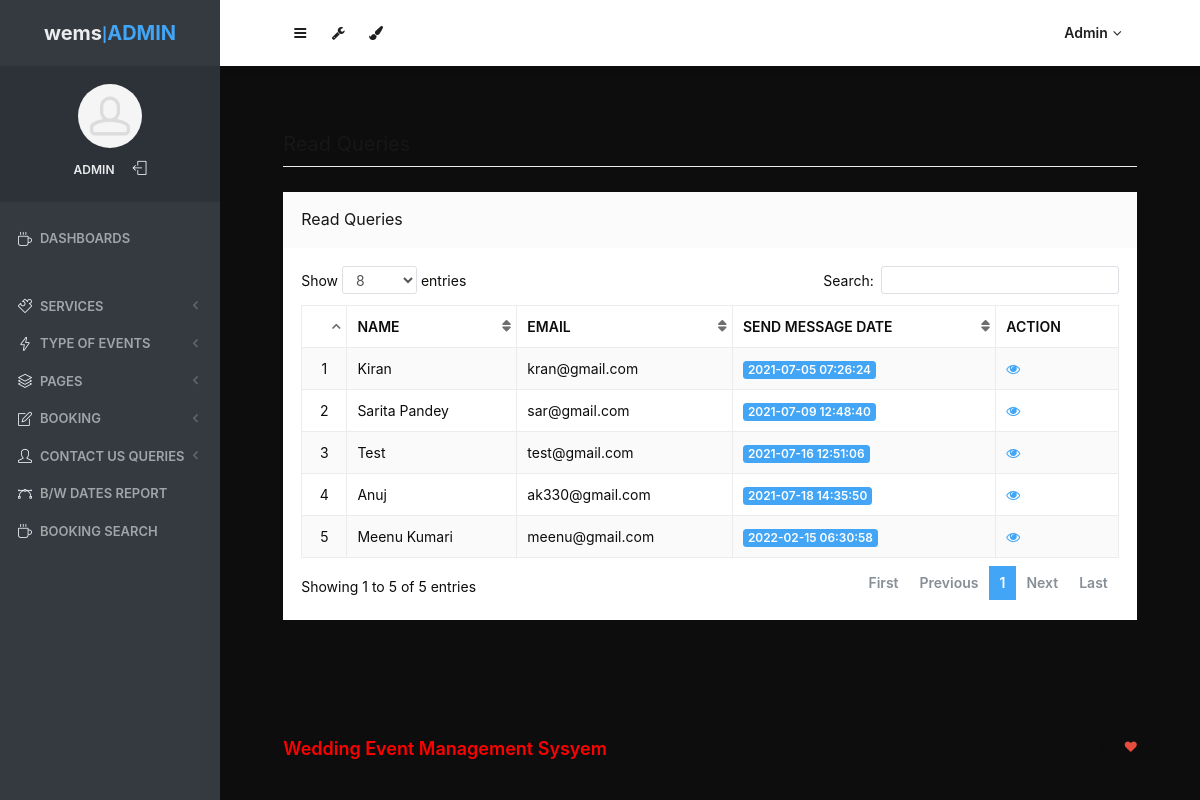
The app's page /wems/admin/read-queries.php (signed in) with its own data.
### tables this page shows
CREATE TABLE `tblcontact` (
  `ID` int(10) NOT NULL,
  `Name` varchar(200) DEFAULT NULL,
  `Email` varchar(200) DEFAULT NULL,
  `Message` mediumtext DEFAULT NULL,
  `EnquiryDate` timestamp NOT NULL DEFAULT current_timestamp(),
  `IsRead` int(5) DEFAULT NULL
);

### wems/admin/read-queries.php (the view, shortened to what this page needs)
<?php
include('includes/dbconnection.php');
if (strlen($_SESSION['odmsaid']==0)) {
  header('location:logout.php');
  } else{
  ?>
<!doctype html>
<html lang="en" class="no-focus">
    <head>
        <link rel="stylesheet" href="assets/js/plugins/datatables/dataTables.bootstrap4.min.css">
        <link rel="stylesheet" id="css-main" href="assets/css/codebase.min.css">
    </head>
    <body>
        <div id="page-container" class="sidebar-o sidebar-inverse side-scroll page-header-fixed main-content-narrow">
           <?php include_once('includes/sidebar.php');?>
          <?php include_once('includes/header.php');?>
            <main id="main-container">
                <div class="content">
                    <h2 class="content-heading">Read Queries</h2>
                    <div class="block">
                        <div class="block-header block-header-default">
                            <h3 class="block-title">Read Queries</h3>
                        </div>
                        <div class="block-content block-content-full">
                            <table class="table table-bordered table-striped table-vcenter js-dataTable-full-pagination">
                                <thead>
                                    <tr>
                                        <th class="text-center"></th>
                                        <th class="d-none d-sm-table-cell">Name</th>
                                        <th class="d-none d-sm-table-cell">Email</th>
                                        <th class="d-none d-sm-table-cell">Send Message Date</th>
                                        <th class="d-none d-sm-table-cell" style="width: 15%;">Action</th>
                                       </tr>
                                </thead>
                                <tbody>
                                    <?php
$sql="SELECT * from tblcontact where IsRead='1'";
$query = $dbh -> prepare($sql);
$query->execute();
$results=$query->fetchAll(PDO::FETCH_OBJ);
$cnt=1;
if($query->rowCount() > 0)
{
foreach($results as $row)
{               ?>
                                    <tr>
                                        <td class="text-center"><?php echo htmlentities($cnt);?></td>
                                        <td class="font-w620"><?php  echo htmlentities($row->Name);?></td>
                                        <td class="font-w620"><?php  echo htmlentities($row->Email);?></td>
                                        <td class="font-w620">
                                            <span class="badge badge-primary"><?php  echo htmlentities($row->EnquiryDate);?></span>
                                        </td>
                                         <td class="d-none d-sm-table-cell"><a href="view-user-queries.php?viewid=<?php echo htmlentities ($row->ID);?>"><i class="fa fa-eye" aria-hidden="true"></i></a></td>
                                    </tr>
                                <?php $cnt=$cnt+1;}} ?>
                                </tbody>
                            </table>
                        </div>
                    </div>
                </div>
            </main>
           <?php include_once('includes/footer.php');?>
        </div>
    </body>
</html>
<?php }  ?>

### wems/admin/includes/sidebar.php (shortened to what this page needs)
     <?php
include('includes/dbconnection.php');
if (strlen($_SESSION['odmsaid']==0)) {
  header('location:logout.php');
  } else{
  ?>
   <nav id="sidebar">
                <div id="sidebar-scroll">
                    <div class="sidebar-content">
                        <div class="content-header content-header-fullrow px-15">
                            <div class="content-header-section text-center align-parent sidebar-mini-hidden">
                                <div class="content-header-item">
                                    <a class="link-effect font-w700" href="dashboard.php">
                                        <span class="font-size-xl text-dual-primary-dark">wems</span>|<span class="font-size-xl text-primary">ADMIN</span>
                                    </a>
                                </div>
                            </div>
                        </div>
                        <div class="content-side content-side-full content-side-user px-10 align-parent">
                            <div class="sidebar-mini-hidden-b text-center">
                                <a class="img-link" href="dashboard.php">
                                    <img class="img-avatar" src="assets/img/avatars/avatar15.jpg" alt="">
                                </a>
                                <ul class="list-inline mt-10">
                                    <?php
$aid=$_SESSION['odmsaid'];
$sql="SELECT AdminName from  tbladmin where ID=:aid";
$query = $dbh -> prepare($sql);
$query->bindParam(':aid',$aid,PDO::PARAM_STR);
$query->execute();
$results=$query->fetchAll(PDO::FETCH_OBJ);
$cnt=1;
if($query->rowCount() > 0)
{
foreach($results as $row)
{               ?>
                                    <li class="list-inline-item">
                                        <a class="link-effect text-dual-primary-dark font-size-xs font-w600 text-uppercase" href="admin-profile.php"><?php  echo $row->AdminName;?></a>
                                    </li><?php $cnt=$cnt+1;}} ?>
                                    <li class="list-inline-item">
                                        <a class="link-effect text-dual-primary-dark" href="logout.php">
                                            <i class="si si-logout"></i>
                                        </a>
                                    </li>
                                </ul>
                            </div>
                        </div>
                        <div class="content-side content-side-full">
                            <ul class="nav-main">
                                <li class="open">
                                    <a href="dashboard.php"><i class="si si-cup"></i><span class="sidebar-mini-hide">Dashboards</span></a>
                                </li>
                                <li class="nav-main-heading"><span class="sidebar-mini-visible">UI</span><span class="sidebar-mini-hidden"></span></li>
                                <li>
                                    <a class="nav-submenu" data-toggle="nav-submenu"><i class="si si-puzzle"></i><span class="sidebar-mini-hide"></span>Services</a>
                                </li>
                                <li>
                                    <a class="nav-submenu" data-toggle="nav-submenu" href="#"><i class="si si-energy"></i><span class="sidebar-mini-hide">Type of Events</span></a>
                                </li>
                                <li>
                                    <a class="nav-submenu" data-toggle="nav-submenu" href="#"><i class="si si-layers"></i><span class="sidebar-mini-hide">Pages</span></a>
                                </li>
                                <li>
                                    <a class="nav-submenu" data-toggle="nav-submenu" href="#"><i class="si si-note"></i><span class="sidebar-mini-hide">Booking</span></a>
                                </li>
                                <li>
                                    <a class="nav-submenu" data-toggle="nav-submenu" href="#"><i class="si si-user"></i><span class="sidebar-mini-hide">Contact Us Queries</span></a>
                                </li>
                                <li>
                                    <a  href="between-dates-report.php"><i class="si si-vector"></i><span class="sidebar-mini-hide">B/w Dates Report</span></a>
                                </li>
                     <li>
                                    <a href="booking-search.php"><i class="si si-cup"></i><span class="sidebar-mini-hide">Booking Search</span></a>
                                </li>
                            </ul>
                        </div>
                    </div>
                </div>
            </nav>
           <?php }  ?>

### wems/admin/includes/header.php (shortened to what this page needs)
   <?php
include('includes/dbconnection.php');
if (strlen($_SESSION['odmsaid']==0)) {
  header('location:logout.php');
  } else{
  ?>
            <header id="page-header">
                <div class="content-header">
                    <div class="content-header-section">
                        <button type="button" class="btn btn-circle btn-dual-secondary" data-toggle="layout" data-action="sidebar_toggle">
                            <i class="fa fa-navicon"></i>
                        </button>
                        <div class="btn-group" role="group">
                            <button type="button" class="btn btn-circle btn-dual-secondary" id="page-header-options-dropdown" data-toggle="dropdown" aria-haspopup="true" aria-expanded="false">
                                <i class="fa fa-wrench"></i>
                            </button>
                        </div>
                        <div class="btn-group" role="group">
                            <button type="button" class="btn btn-circle btn-dual-secondary" id="page-header-themes-dropdown" data-toggle="dropdown" aria-haspopup="true" aria-expanded="false">
                                <i class="fa fa-paint-brush"></i>
                            </button>
                        </div>
                    </div>
                    <div class="content-header-section">
                        <div class="btn-group" role="group">
                            <?php
$aid=$_SESSION['odmsaid'];
$sql="SELECT AdminName from  tbladmin where ID=:aid";
$query = $dbh -> prepare($sql);
$query->bindParam(':aid',$aid,PDO::PARAM_STR);
$query->execute();
$results=$query->fetchAll(PDO::FETCH_OBJ);
$cnt=1;
if($query->rowCount() > 0)
{
foreach($results as $row)
{               ?>
                            <button type="button" class="btn btn-rounded btn-dual-secondary" id="page-header-user-dropdown" data-toggle="dropdown" aria-haspopup="true" aria-expanded="false">
                                <?php  echo $row->AdminName;?><i class="fa fa-angle-down ml-5"></i>
                            </button>
                            <?php $cnt=$cnt+1;}} ?>
                        </div>
                    </div>
                </div>
            </header>
            <?php }  ?>

### records on screen
tblcontact: Name "Kiran", Email "kran@gmail.com", EnquiryDate "2021-07-05 07:26:24"
tblcontact: Name "Sarita Pandey", Email "sar@gmail.com", EnquiryDate "2021-07-09 12:48:40"
tblcontact: Name "Test", Email "test@gmail.com", EnquiryDate "2021-07-16 12:51:06"
tblcontact: Name "Anuj", Email "ak330@gmail.com", EnquiryDate "2021-07-18 14:35:50"
tblcontact: Name "Meenu Kumari", Email "meenu@gmail.com", EnquiryDate "2022-02-15 06:30:58"

### other values on screen
$row->AdminName "ADMIN"
$row->AdminName "Admin"
